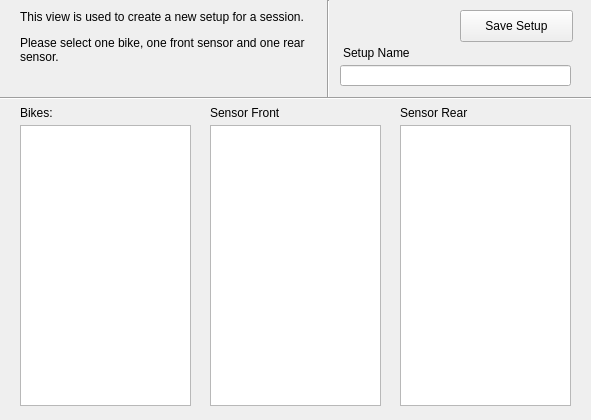
<?xml version="1.0" encoding="UTF-8"?>
<ui version="4.0">
 <class>Form</class>
 <widget class="QWidget" name="Form">
  <property name="geometry">
   <rect>
    <x>0</x>
    <y>0</y>
    <width>591</width>
    <height>420</height>
   </rect>
  </property>
  <property name="windowTitle">
   <string>Form</string>
  </property>
  <widget class="QListWidget" name="bike_list_1">
   <property name="geometry">
    <rect>
     <x>20</x>
     <y>125</y>
     <width>171</width>
     <height>281</height>
    </rect>
   </property>
  </widget>
  <widget class="QListWidget" name="sensor_list_1">
   <property name="geometry">
    <rect>
     <x>210</x>
     <y>125</y>
     <width>171</width>
     <height>281</height>
    </rect>
   </property>
  </widget>
  <widget class="QListWidget" name="sensor_list_2">
   <property name="geometry">
    <rect>
     <x>400</x>
     <y>125</y>
     <width>171</width>
     <height>281</height>
    </rect>
   </property>
  </widget>
  <widget class="QLabel" name="label">
   <property name="geometry">
    <rect>
     <x>20</x>
     <y>105</y>
     <width>60</width>
     <height>16</height>
    </rect>
   </property>
   <property name="text">
    <string>Bikes:</string>
   </property>
  </widget>
  <widget class="QLabel" name="label_2">
   <property name="geometry">
    <rect>
     <x>210</x>
     <y>105</y>
     <width>101</width>
     <height>16</height>
    </rect>
   </property>
   <property name="text">
    <string>Sensor Front</string>
   </property>
  </widget>
  <widget class="QLabel" name="label_3">
   <property name="geometry">
    <rect>
     <x>400</x>
     <y>105</y>
     <width>111</width>
     <height>16</height>
    </rect>
   </property>
   <property name="text">
    <string>Sensor Rear</string>
   </property>
  </widget>
  <widget class="QPushButton" name="save_bttn">
   <property name="geometry">
    <rect>
     <x>460</x>
     <y>10</y>
     <width>113</width>
     <height>32</height>
    </rect>
   </property>
   <property name="text">
    <string>Save Setup</string>
   </property>
  </widget>
  <widget class="QLabel" name="label_4">
   <property name="geometry">
    <rect>
     <x>20</x>
     <y>10</y>
     <width>311</width>
     <height>81</height>
    </rect>
   </property>
   <property name="text">
    <string>&lt;html&gt;&lt;head/&gt;&lt;body&gt;&lt;p&gt;This view is used to create a new setup for a session.&lt;/p&gt;&lt;p&gt;Please select one bike, one front sensor and one rear sensor.&lt;/p&gt;&lt;/body&gt;&lt;/html&gt;</string>
   </property>
   <property name="textFormat">
    <enum>Qt::AutoText</enum>
   </property>
   <property name="alignment">
    <set>Qt::AlignLeading|Qt::AlignLeft|Qt::AlignTop</set>
   </property>
   <property name="wordWrap">
    <bool>true</bool>
   </property>
  </widget>
  <widget class="Line" name="line">
   <property name="geometry">
    <rect>
     <x>0</x>
     <y>90</y>
     <width>601</width>
     <height>16</height>
    </rect>
   </property>
   <property name="orientation">
    <enum>Qt::Horizontal</enum>
   </property>
  </widget>
  <widget class="Line" name="line_2">
   <property name="geometry">
    <rect>
     <x>320</x>
     <y>0</y>
     <width>16</width>
     <height>98</height>
    </rect>
   </property>
   <property name="orientation">
    <enum>Qt::Vertical</enum>
   </property>
  </widget>
  <widget class="QLineEdit" name="setup_name">
   <property name="geometry">
    <rect>
     <x>340</x>
     <y>65</y>
     <width>231</width>
     <height>21</height>
    </rect>
   </property>
  </widget>
  <widget class="QLabel" name="label_5">
   <property name="geometry">
    <rect>
     <x>343</x>
     <y>45</y>
     <width>81</width>
     <height>16</height>
    </rect>
   </property>
   <property name="text">
    <string>Setup Name</string>
   </property>
  </widget>
 </widget>
 <resources/>
 <connections/>
</ui>
